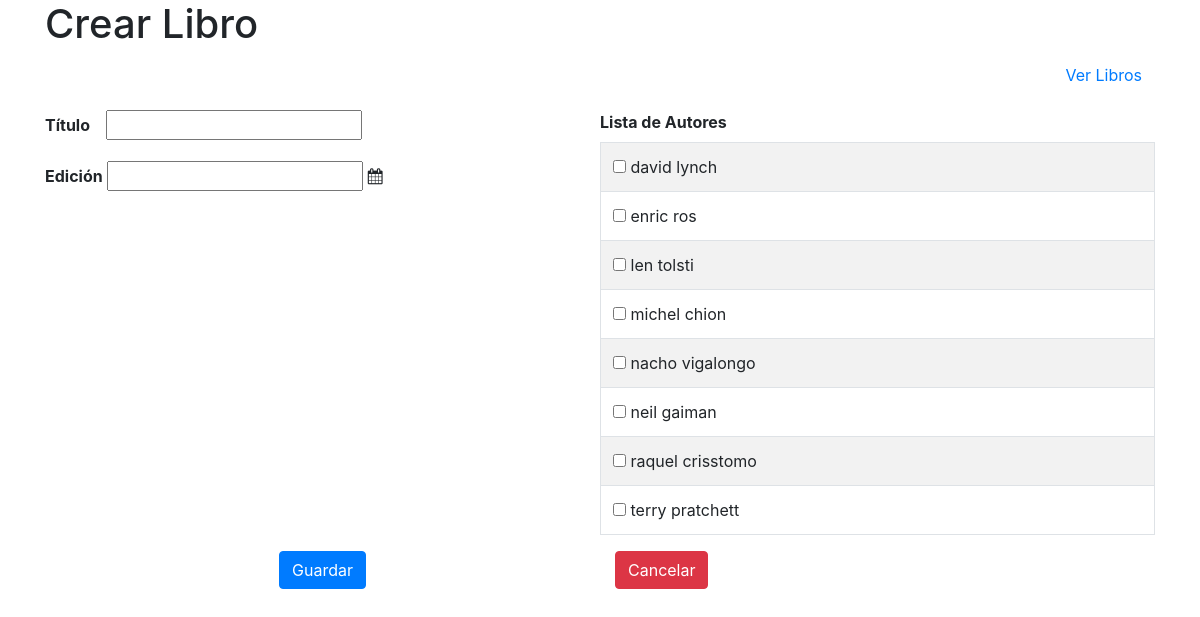
Screenshot of /create_book.php with the database file from the repository.
### tables this page shows
CREATE TABLE autor(
   id_autor int not null auto_increment primary key,
   nombre varchar(255) not null
);

### objects/author.php (called while the page is built, shortened)
<?php
class Author{
    private $conn;
    private $table_name = "autor";
    public function __construct($db){
        $this->conn = $db;
    }
    function read(){
        $query = "SELECT
                    id_autor, nombre
                FROM
                    " . $this->table_name . "
                ORDER BY
                    nombre";
        $stmt = $this->conn->prepare( $query );
        $stmt->execute();
        return $stmt;
    }
}
?>

### create_book.php (the view, shortened to what this page needs)
<?php
include_once 'objects/author.php';
$database = new Database();
$db = $database->getConnection();
$author = new Author($db);
include_once "header.php";
function clean($z){
    $z = strtolower($z);
    $z = preg_replace('/[^a-z0-9 -]+/', '', $z);
    return trim($z, '-');
}
echo "<div class='right-button-margin'>";
    echo "<a href='index.php' class='btn btn-default pull-right'>Ver Libros</a>";
echo "</div>";
?>
<form action="<?php echo htmlspecialchars($_SERVER["PHP_SELF"]);?>" method="post">
    <div class='table-responsive'>
        <div class="container">
            <div class="row">
                <div class='col-md-6'>
                    <div class="row">
                        <p>
                            <label><b>T&iacute;tulo &nbsp;&nbsp; </b></label>
                            <input type="text" name="titulo">
                        </p>
                    </div>
                    <div class="row">
                        <p>
                            <label><b>Edici&oacute;n </b></label>
                            <span class="datepicker">
                                <input type="text" id="datepicker">
                                <i class="fa fa-calendar" id="calendar-icon" aria-hidden="true"></i>
                            </span>
                        </p>
                    </div>
                </div>
                <div class='col-md-6'>
                    <div class="row">
                        <label><b>Lista de Autores </b></label>
                    </div>
                    <div class="row">
                        <?php
                            $authors = $author->read();
                            echo "<table class='table table-hover table-bordered table-striped'>";
                            while ($row_author = $authors->fetch(PDO::FETCH_ASSOC)){
                                extract($row_author);
                                echo "<tr>";
                                echo "<td>";
                                echo "<input type='checkbox' name='check_autores[]'' value='{$id_autor}'>  ".clean($nombre);
                                echo "</td>";
                                echo "</tr>";
                            }
                            echo "</table>";
                        ?>
                    </div>
                </div>
            </div>
            <div class="row">
                <div class='col-md-6 text-center'>
                    <button type="submit" class="btn btn-primary">Guardar</button>
                </div>
                <div class='col-md-6 pull-left'>
                    <button type="submit" class="btn btn-danger">Cancelar</button>
                </div>
            </div>
        </div>
    </div>
</form>
<?php
include_once "footer.php";
?>

### public/css/style.css (style rules this page uses)
.right-button-margin { margin: 0 0 1em 0; overflow: hidden; }

### rows the page displays
autor: nombre "david lynch"
autor: nombre "enric ros"
autor: nombre "len tolsti"
autor: nombre "michel chion"
autor: nombre "nacho vigalongo"
autor: nombre "neil gaiman"
autor: nombre "raquel crisstomo"
autor: nombre "terry pratchett"

### other values shown
$page_title "Crear Libro"
